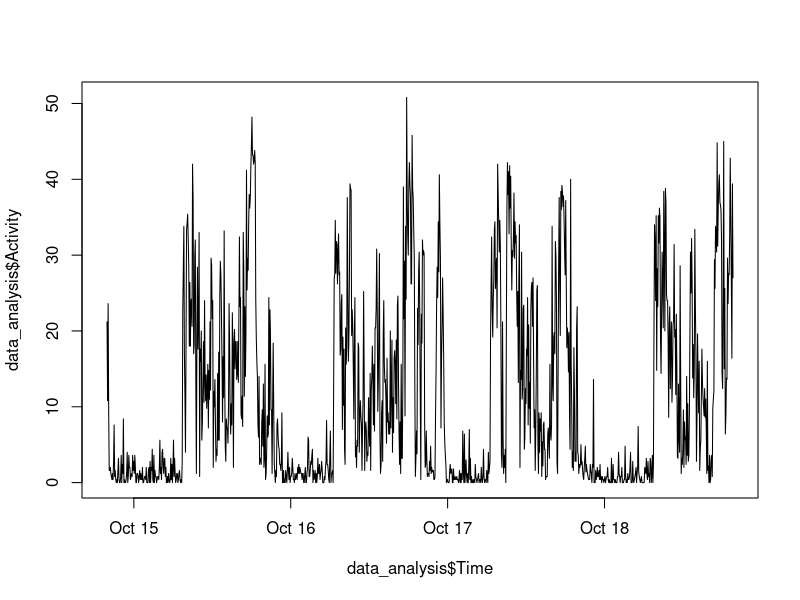
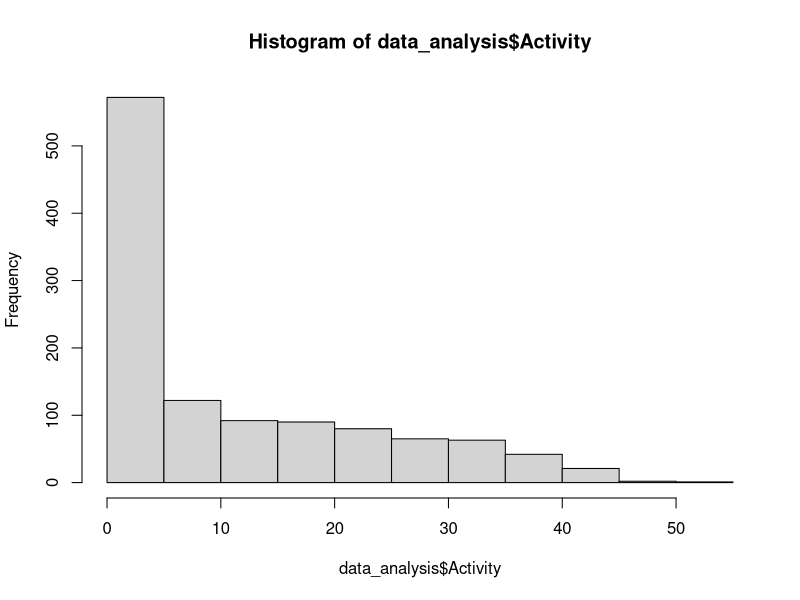
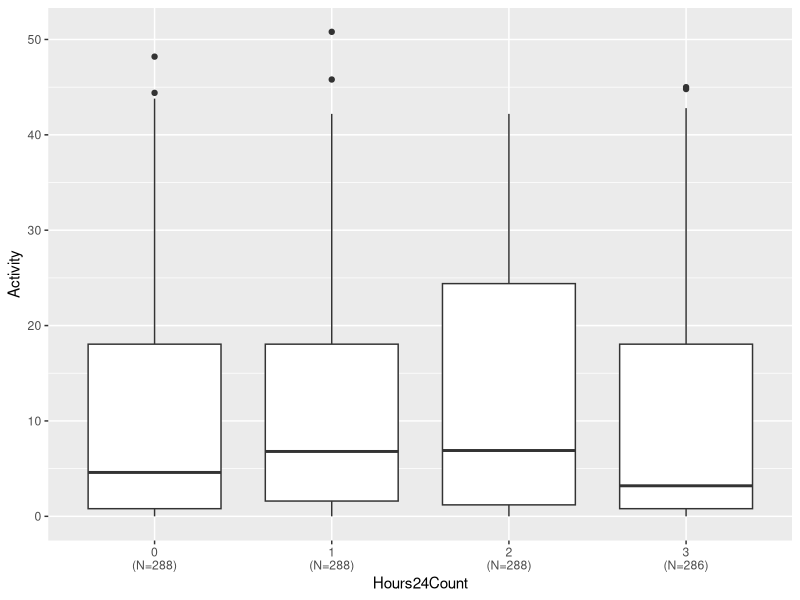
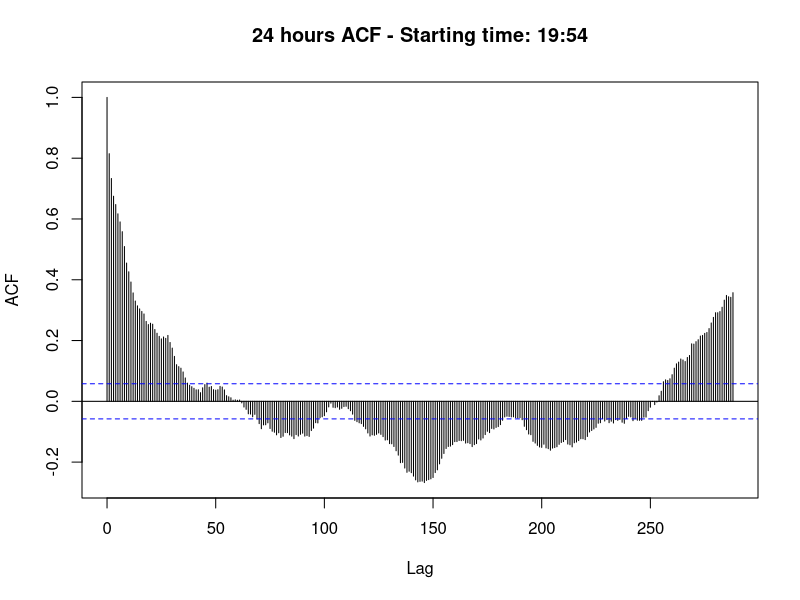
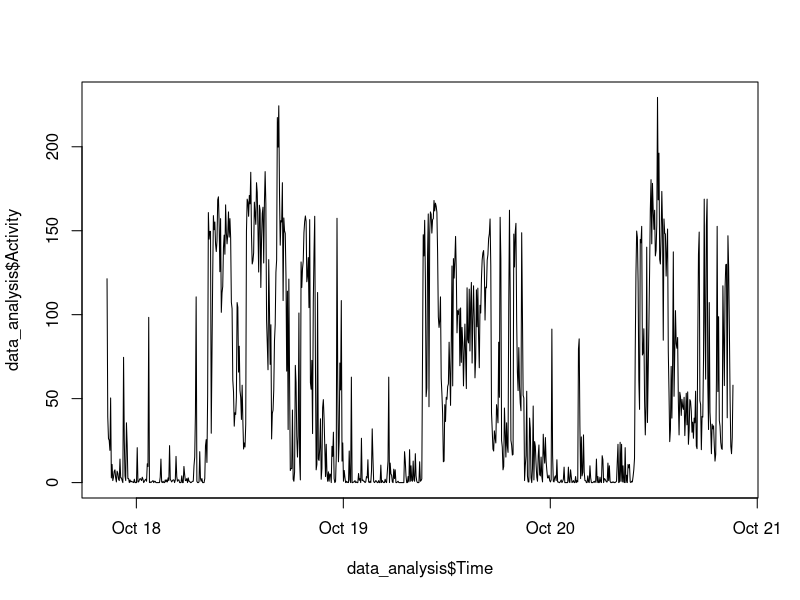
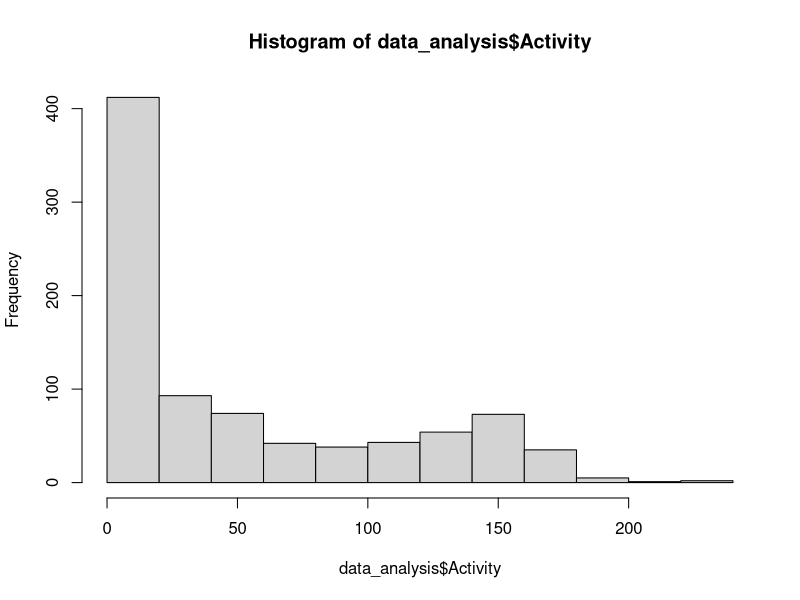
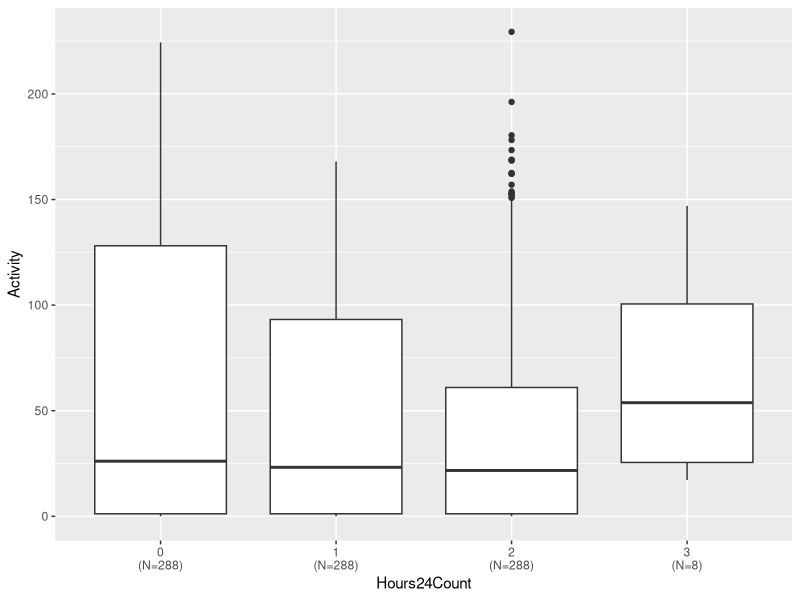
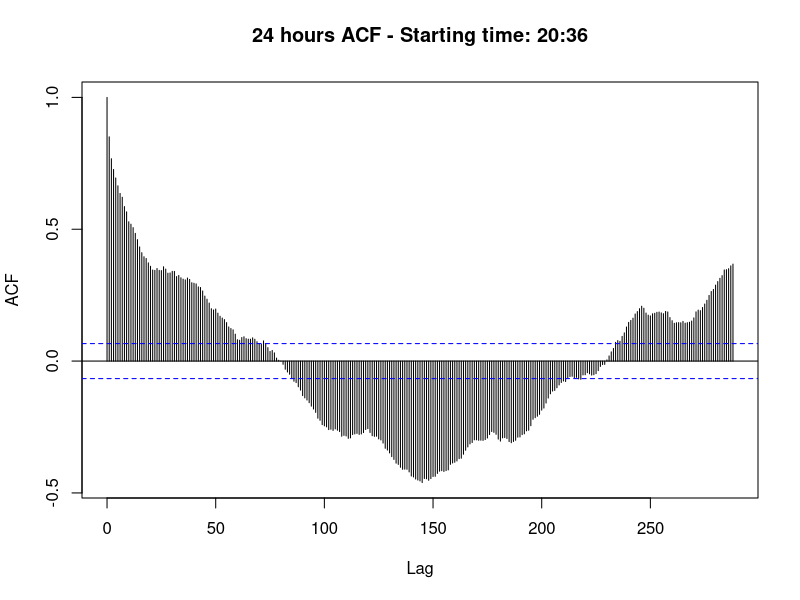

Here is the R script that generated these plots, in order:
require(ggplot2)
require(reshape2)
###############
# IMPORT DATA #
###############
data_subj1 <- read.csv("Data/Subject_1_(19).csv")
data_subj2 <- read.csv("Data/Subject_2_(21).csv")
data_subj3 <- read.csv("Data/Subject_3_(23).csv")

##################
# CLEANING FOR R #
##################

data_subj1$Time <- as.POSIXct(data_subj1$Time, format = "00%y-%m-%d %H:%M:%S") #Specify that this is a date-time
data_subj2$Time <- as.POSIXct(data_subj2$Time, format = "00%y-%m-%d %H:%M:%S")
data_subj3$Time <- as.POSIXct(data_subj3$Time, format = "00%y-%m-%d %H:%M:%S")

########################
# EXPLORATORY ANALYSIS #
########################

exploratoryAnalysis <- function (data_analysis) {
  op <- par(ask=TRUE)
  print(summary(data_analysis))
  plot(data_analysis$Time, data_analysis$Activity, type="l")
  hist(data_analysis$Activity)
  #Create extra column that count the different days (24 hours)
  data_analysis$Hours24Count <- NA
  counter24 <- 0
  while(TRUE) {
    #Select observations in a 24 hours interval
    data_analysis$Hours24Count[data_analysis$Time >= min(data_analysis$Time)+counter24*60*60*24 & 
                                 data_analysis$Time < min(data_analysis$Time)+(counter24+1)*60*60*24] <- counter24
    counter24 <- counter24+1
    if(min(data_analysis$Time)+counter24*60*60*24 > max(data_analysis$Time)) { #There are no other observations to check
      break
    }
  }
  data_analysis$Hours24Count <- factor(data_analysis$Hours24Count)
  #Boxplot to check the distribution of the different days (to see if independendence sequences can be a sensible hypothesis)
  xlabs <- paste(levels(data_analysis$Hours24Count),"\n(N=",table(data_analysis$Hours24Count),")",sep="")
  p <- ggplot(data_analysis, aes(x=Hours24Count, y=Activity)) + geom_boxplot() + scale_x_discrete(labels=xlabs)
  print(p)
  
  #Plot ACF
  acf(data_analysis$Activity, lag.max = length(which(data_analysis$Hours24Count==0)),
      main=paste("24 hours ACF - Starting time: ",substr(data_analysis$Time[1], 12, 16), sep=""))
  #In thic case we can not assume stationarity in the classical sense, given the periodicty...so does doing the ACF make sense?!
  
  par(op) #Remove par(ask=TRUE)
}

exploratoryAnalysis(data_subj1)
exploratoryAnalysis(data_subj2)
exploratoryAnalysis(data_subj3)
